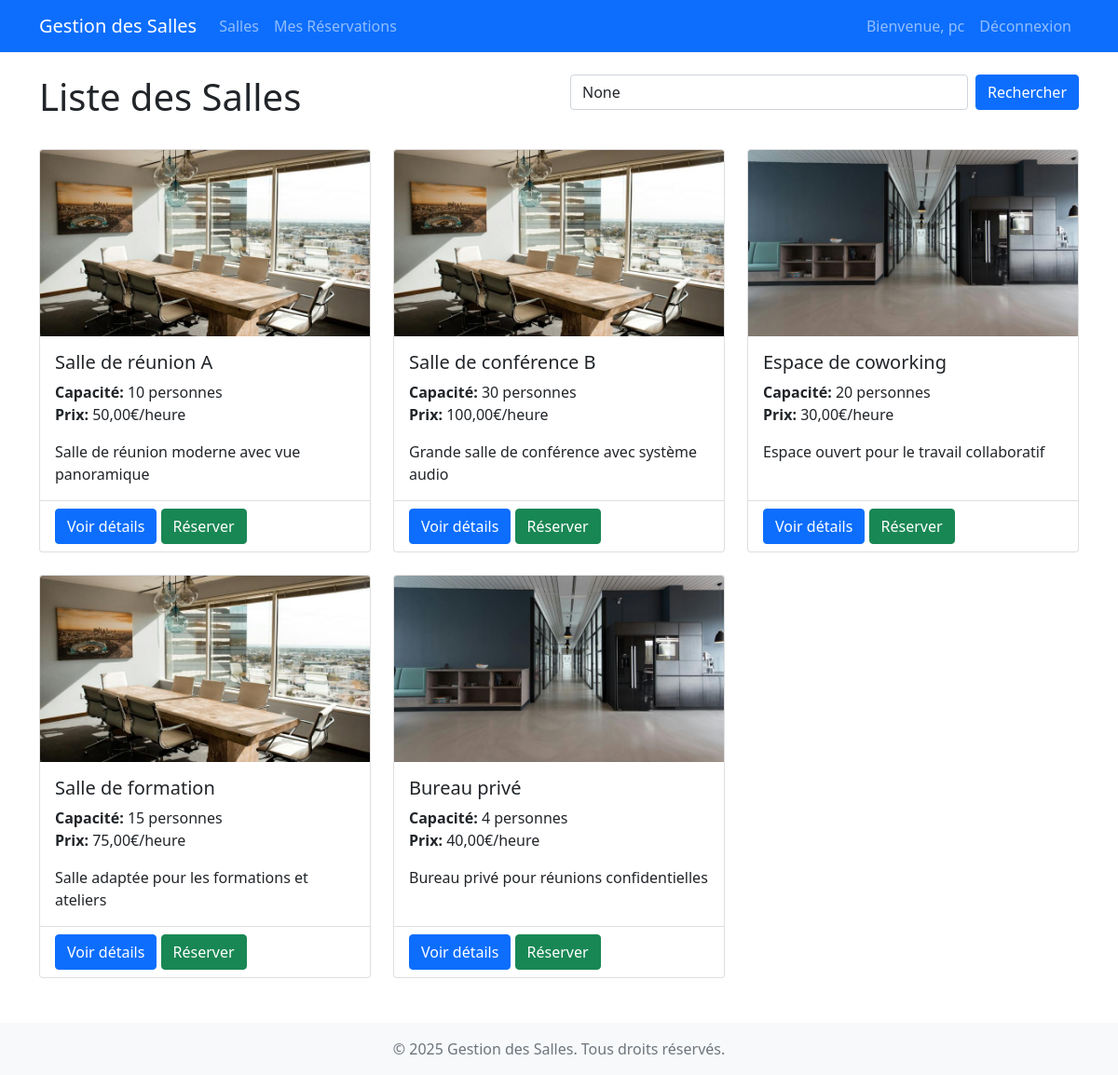
The app's page / (signed in) with its own data.
### reservations/models.py (models this page shows, shortened)
class Salle(models.Model):
    nom = models.CharField(max_length=100, unique=True)
    capacite = models.IntegerField()
    description = models.TextField(blank=True)
    equipements = models.TextField(blank=True)
    disponible = models.BooleanField(default=True)
    image = models.ImageField(upload_to='salles/', blank=True, null=True)
    prix_par_heure = models.DecimalField(max_digits=10, decimal_places=2, default=0.00)
    class Meta:
        verbose_name = "Salle"
        verbose_name_plural = "Salles"

### reservations/views.py (the view)
# urls.py: path('', views.liste_salles, name='liste_salles'),
def liste_salles(request):
    salles = Salle.objects.filter(disponible=True)
    query = request.GET.get('q')
    if query:
        salles = salles.filter(
            Q(nom__icontains=query) |
            Q(description__icontains=query) |
            Q(equipements__icontains=query)
        )
    paginator = Paginator(salles, 6)
    page = request.GET.get('page')
    salles = paginator.get_page(page)
    return render(request, 'reservations/liste_salles.html', {
        'salles': salles,
        'query': query
    })

### reservations/templates/reservations/liste_salles.html (shortened to what this page needs)
{% extends 'base.html' %}
{% block content %}
<div class="row mb-4">
    <div class="col-md-6">
        <h1>Liste des Salles</h1>
    </div>
    <div class="col-md-6">
        <form method="get" class="d-flex">
            <input type="search" name="q" class="form-control me-2" placeholder="Rechercher une salle..." value="{{ query }}">
            <button type="submit" class="btn btn-primary">Rechercher</button>
        </form>
    </div>
</div>
<div class="row row-cols-1 row-cols-md-3 g-4">
    {% for salle in salles %}
    <div class="col">
        <div class="card h-100">
            {% if salle.image %}
            <img src="{{ salle.image.url }}" class="card-img-top" alt="{{ salle.nom }}" style="height: 200px; object-fit: cover;">
            {% else %}
            <div class="card-img-top bg-light d-flex align-items-center justify-content-center" style="height: 200px;">
                <span class="text-muted">Aucune image</span>
            </div>
            {% endif %}
            <div class="card-body">
                <h5 class="card-title">{{ salle.nom }}</h5>
                <p class="card-text">
                    <strong>Capacité:</strong> {{ salle.capacite }} personnes<br>
                    <strong>Prix:</strong> {{ salle.prix_par_heure }}€/heure
                </p>
                {% if salle.description %}
                <p class="card-text">{{ salle.description|truncatewords:20 }}</p>
                {% endif %}
            </div>
            <div class="card-footer bg-transparent">
                <a href="{% url 'reservations:detail_salle' salle.id %}" class="btn btn-primary">Voir détails</a>
                {% if user.is_authenticated %}
                <a href="{% url 'reservations:reserver_salle' salle.id %}" class="btn btn-success">Réserver</a>
                {% endif %}
            </div>
        </div>
    </div>
    {% empty %}
    <div class="col-12">
        <div class="alert alert-info">
            Aucune salle disponible pour le moment.
        </div>
    </div>
    {% endfor %}
</div>
{% endblock %}

### templates/base.html (shortened to what this page needs)
<!DOCTYPE html>
<html lang="fr">
<head>
    <link href="https://cdn.jsdelivr.net/npm/bootstrap@5.1.3/dist/css/bootstrap.min.css" rel="stylesheet">
</head>
<body>
    <nav class="navbar navbar-expand-lg navbar-dark bg-primary">
        <div class="container">
            <a class="navbar-brand" href="{% url 'reservations:liste_salles' %}">Gestion des Salles</a>
            <div class="collapse navbar-collapse" id="navbarNav">
                <ul class="navbar-nav me-auto">
                    <li class="nav-item">
                        <a class="nav-link" href="{% url 'reservations:liste_salles' %}">Salles</a>
                    </li>
                    {% if user.is_authenticated %}
                    <li class="nav-item">
                        <a class="nav-link" href="{% url 'reservations:mes_reservations' %}">Mes Réservations</a>
                    </li>
                    {% endif %}
                </ul>
                <ul class="navbar-nav">
                    {% if user.is_authenticated %}
                    <li class="nav-item">
                        <span class="nav-link">Bienvenue, {{ user.username }}</span>
                    </li>
                    <li class="nav-item">
                        <a class="nav-link" href="{% url 'reservations:logout' %}">Déconnexion</a>
                    </li>
                    {% else %}
                    <li class="nav-item">
                        <a class="nav-link" href="{% url 'login' %}">Connexion</a>
                    </li>
                    {% endif %}
                </ul>
            </div>
        </div>
    </nav>
    <div class="container mt-4">
        {% block content %}
        {% endblock %}
    </div>
    <footer class="footer mt-5 py-3 bg-light">
        <div class="container text-center">
            <span class="text-muted">© {% now "Y" %} Gestion des Salles. Tous droits réservés.</span>
        </div>
    </footer>
</body>
</html>

### records on screen
Salle: image (picture), nom "Salle de réunion A", capacite "10", prix_par_heure "50,00", description "Salle de réunion moderne avec vue panoramique"
Salle: image (picture), nom "Salle de conférence B", capacite "30", prix_par_heure "100,00", description "Grande salle de conférence avec système audio"
Salle: image (picture), nom "Espace de coworking", capacite "20", prix_par_heure "30,00", description "Espace ouvert pour le travail collaboratif"
Salle: image (picture), nom "Salle de formation", capacite "15", prix_par_heure "75,00", description "Salle adaptée pour les formations et ateliers"
Salle: image (picture), nom "Bureau privé", capacite "4", prix_par_heure "40,00", description "Bureau privé pour réunions confidentielles"

### other values on screen
{{ user.username }} "pc"
